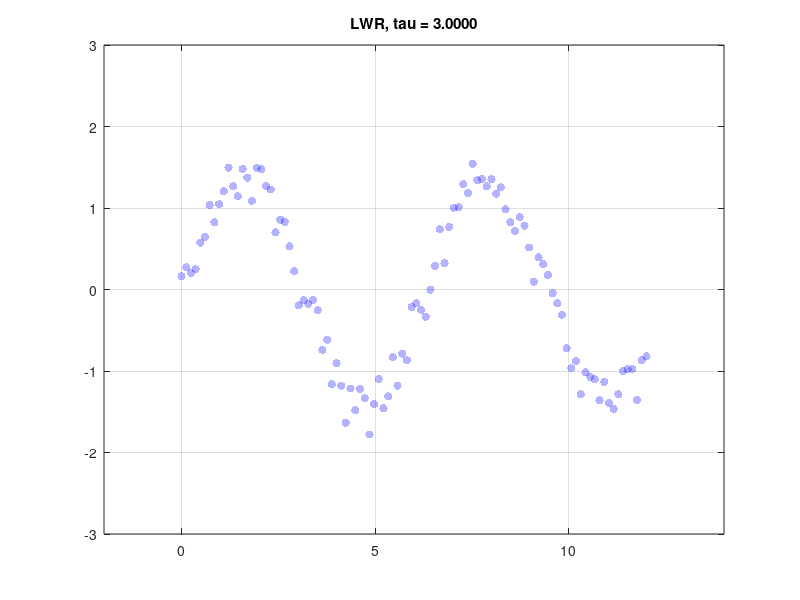

Recreate this plot in MATLAB.
clc; close all; rng(0);

% Generate Sine Data Set
N = 100;                        % No. of training points
x = linspace(0,12,N)';          % Training data, x
y = sin(x) + 0.5*rand(N,1);     % Training data, y
y = (y - mean(y))./std(y);      % Standard scaling on y

scatter(x,y,'b','filled','MarkerFaceAlpha',0.3); 
grid on; box on; set(gcf,'Color','w'); 

xp = linspace(-2,14,200)';      % Finely spaces x values 
yp = zeros(size(xp));

for tau = 0.1:0.02:3
    weighting = @(x,X,tau) exp(-(x-X).^2/(2*tau^2));
    for j = 1:length(xp)
        W = diag(weighting(xp(j),x,tau));
        X = [ones(N,1), x];     
        w = (X'*W*X)\(X'*W*y);  % Locally weighted linear reg.
        yp(j) = [1 xp(j)]*w;    % Predict on xp(j)
    end

    hold on; p = plot(xp,yp,'k','LineWidth',1.5);
    set(gcf,"Position",[488,506.6,560,255.4]);
    title(sprintf('LWR, tau = %.4f',tau))
    axis([-2 14 -3 3]);

    % For creating a GIF
    % exportgraphics(gcf,'LWR_tau.gif','Append',true);

    pause(0.5); delete(p);
end
